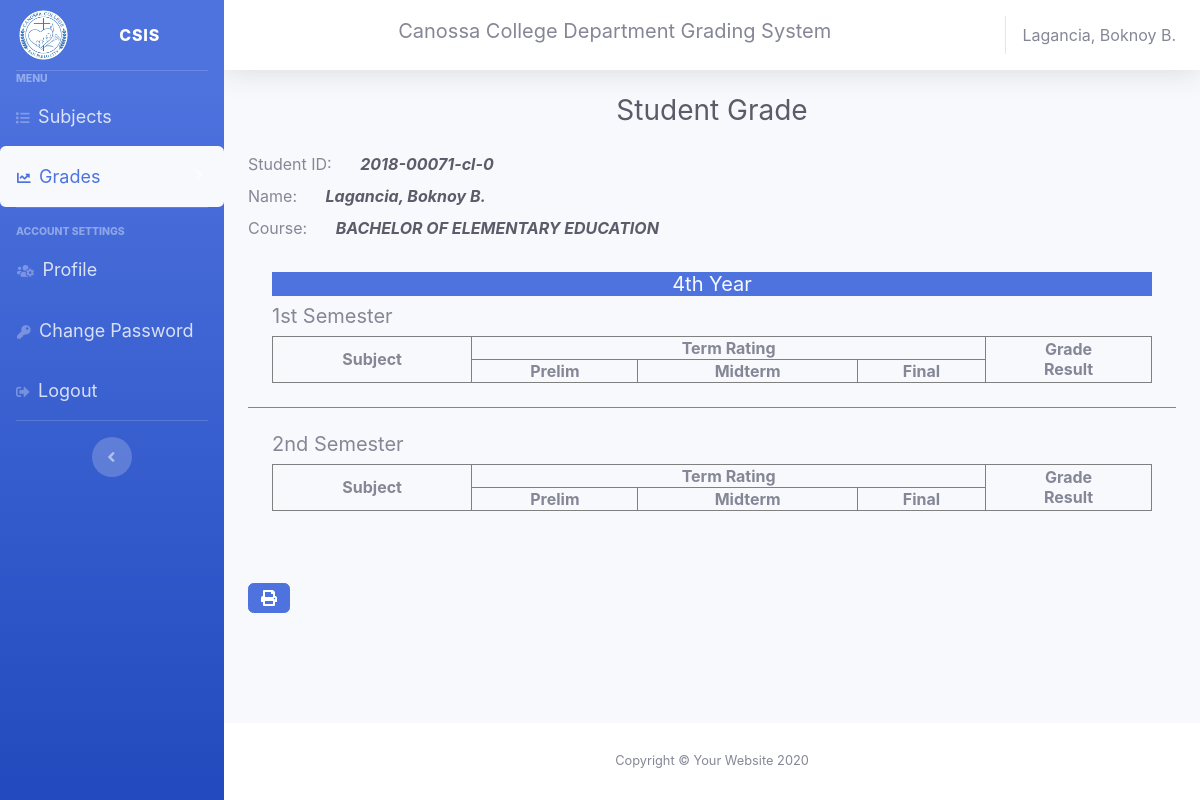
The app's page /student/forth.student.php (signed in) with its own data.
### tables this page shows
CREATE TABLE `studentrecords` (
  `id` int(11) NOT NULL,
  `student_id` varchar(120) NOT NULL,
  `name` varchar(120) NOT NULL,
  `gender` varchar(128) NOT NULL,
  `cellphone` varchar(11) NOT NULL,
  `bday` varchar(128) NOT NULL,
  `bplace` varchar(128) NOT NULL,
  `address` text NOT NULL,
  `course` text NOT NULL,
  `status` text NOT NULL,
  `year` varchar(12) NOT NULL
);

### student/forth.student.php (the view, shortened to what this page needs)
<?php
if (isset($_SESSION['user_id'])) {
    include "../layout/head.layout.php";
    include_once '../database/dbconnection.db.php';
    $sql = "SELECT * from studentrecords where student_id = '$id'";
    $result = $conn->query($sql);
    if ($result->num_rows > 0) {
        while ($row = $result->fetch_assoc()) {
            $name = $row['name'];
            $course = $row['course'];
        }
    }
?>
    <h5 class="h3 mb-4 text-gray-800 text-center">Student Grade</h5>
    <label class="mr-4">Student ID: </label> <i class="text-dark font-weight-bold mr-5"><?php echo $id; ?></i><br>
    <label class="mr-4">Name: </label> <i class="text-dark font-weight-bold "><?php echo $name; ?></i> <br>
    <label class="mr-4">Course: </label> <i class="text-dark font-weight-bold text-uppercase"><?php echo $course; ?></i> <br>
<?php
    include "../studentgrading/_forth.grading.php";
    ?>
    <br>
    <br>
    <a class="btn btn-primary" href="../print/gradeperyear/_forth.print.php"><i class="fas fa-print"></i></a>
<?php include "../layout/footer.layout.php";
} else {
    header("Location: ../canossa/master.blade.php");
    exit();
}
?>

### layout/_topbar.layout.php (shortened to what this page needs)
<nav class="navbar navbar-expand navbar-light bg-white topbar mb-4 static-top shadow">
<h5 class="title ml-auto">Canossa College Department Grading System </h5>
    <span class="mr-2 d-none d-lg-inline text-gray-600 ">
        <?php
            include_once '../database/dbconnection.db.php';
            $id = $_SESSION['user_id'];
            $sql = "SELECT * from studentrecords where student_id = '$id'";
            $result = $conn-> query($sql);
            if($result-> num_rows > 0 ){
                while($row = $result-> fetch_assoc()){
                    echo $row['name'];
                }
            }
        ?>
    </span>
</nav>

### records on screen
studentrecords: name "Lagancia, Boknoy B.", course "BACHELOR OF ELEMENTARY EDUCATION"

### other values on screen
$id "2018-00071-cl-0"
